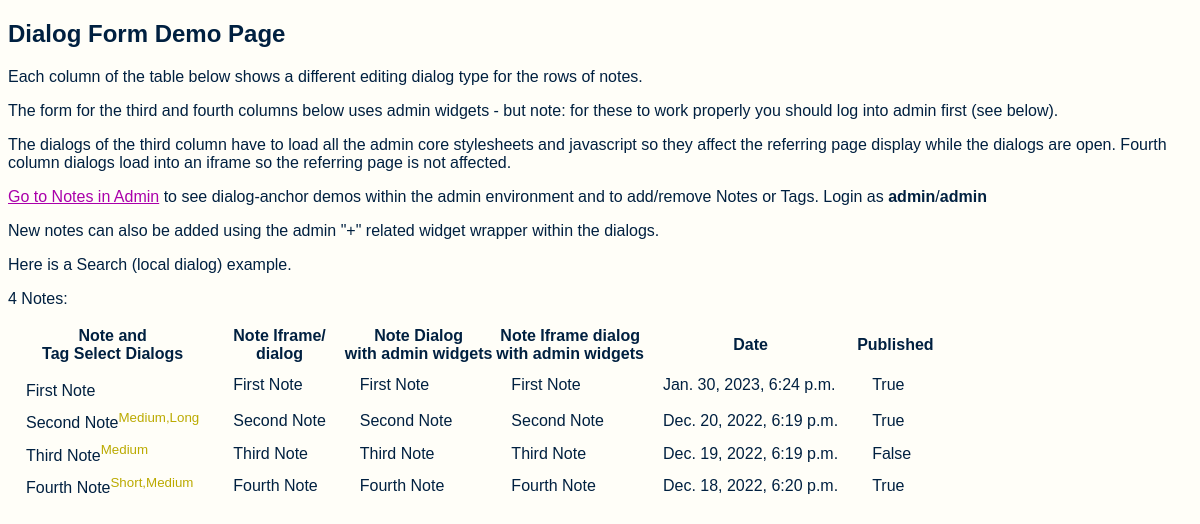
The page / on the database its author committed.
### dialogform/demo/models.py (models this page shows, shortened)
class Note(models.Model):
    content = models.CharField(max_length=200)
    date = models.DateTimeField('date written')
    published = models.BooleanField(default=False)
    parents = models.ManyToManyField('self', blank=True, symmetrical=False,
                                     related_name='children')

class Tag(models.Model):
    name = models.CharField(max_length=32, unique=True)
    notes = models.ManyToManyField('Note', blank=True, related_name='tags')

### dialogform/demo/views.py (the view)
# urls.py: path('',                            Notes.as_view(),            name = 'notes'),
class Notes(ListView):
    model = Note
    template_name = "dialogform/demo/note_list.html"
    def get_context_data(self, **kwargs):
        context = super().get_context_data(**kwargs)
        queryform = \
            queryform = SearchForm(self.request.GET) if 'search' in self.request.GET \
                else SearchForm({'search':''})
        context["queryform"] = queryform
        queryform.full_clean()
        qd = queryform.cleaned_data
        if qd["search"]:
            context['note_list'] = context['note_list'].filter(content__icontains=qd["search"])
        return context

### dialogform/forms.py (called while the page is built)
    def as_render_as(self):
        if self.render_as.lower() not in ('div','table','p','ul'):
            raise Exception(f"{self.__class__}: unrecognized form render_as attribute: {self.render_as}")
        return eval(f"self.as_{self.render_as.lower()}()")

### dialogform/templates/dialogform/demo/note_list.html (shortened to what this page needs)
{% load static %}
<!DOCTYPE html>
<html>
  <head>
    {% include "dialogform/anchor_media.html" %}
    <link rel="stylesheet" type="text/css" href="{% static 'dialogform/demo/css/style.css' %}">
  </head>
  <body>
    <h2>Dialog Form Demo Page</h2>
    <p>Each column of the table below shows a different editing dialog type for the rows of notes.</p>
    <p>The form for the third and fourth columns below uses admin widgets - but note: for these to work properly you should log into admin first (see below).</p>
    <p>The dialogs of the third column have to load all the admin core stylesheets and javascript so they affect the referring page display while the dialogs are open. Fourth column dialogs load into an iframe so the referring page is not affected.</p>
    <p><a href="{% url 'admin:demo_note_changelist' %}">Go to Notes in Admin</a>
      to see dialog-anchor demos within the admin environment and to add/remove Notes or Tags.
      Login as <b>admin</b>/<b>admin</b></p>
    <p>New notes can also be added using the admin "+" related widget wrapper within the dialogs.</p>
    <p>Here is a <span class="dialog-anchor" data-url="#local_note_dialog"><span>Search</span></span> (local dialog) example.</p>
    <p class="notes-links">{{ note_list.count }} Note{{ note_list.count|pluralize }}:</p>
    <table class="note-list" style="position:relative;">
      <tr>
        <th scope="col">Note and <br>Tag Select Dialogs</th>
        <th scope="col">Note Iframe/<br>dialog</th>
        <th scope="col">Note Dialog<br>with admin widgets</th>
        <th scope="col">Note Iframe dialog<br>with admin widgets</th>
        <th scope="col">Date</th><th scope="col">Published</th>
      </tr>
      {% for note in note_list %}
        <tr>
          <td></td>
          <td>
            <div class="dialog-anchor" data-url="{% url 'note-iframe' pk=note.pk %}"  title="Edit with dialog/iframe"
                 data-type="iframe">
              <span>{{ note.content }}</span></div>
          </td>
          <td>
            <div class="dialog-anchor" data-url="{% url 'note-change-admin' pk=note.pk %}"
                 title="Dialog Edit with admin widgets"
                 data-cleanup="admin_cleanup">
              <span>{{ note.content }}</span></div>
          </td>
          <td>
            <div class="dialog-anchor" data-url="{% url 'note-iframe-admin' pk=note.pk %}"
                 title="Iframe Edit with admin widgets"
                 data-type="iframe"
                 data-cleanup="admin_cleanup">
              <span>{{ note.content }}</span></div>
          </td>
          <td>
            {{ note.date }}
          </td>
          <td>
            {{ note.published }}
          </td>
        </tr>
      {% endfor %}
    </table>
  </body>
</html>

### dialogform/static/dialogform/css/dialogform.css (style rules this page uses)
@media (prefers-color-scheme: light) { :root { --_dialog-background: var(--dialog-background, var(--body-bg, #FEFDF4)); --_dialog-color: var(--dialog-color, var(--body-fg, #103050)); --_dialog-anchor-bg-hover: var(--dialog-anchor-background-hover, #FAF1DD); } }
:root { --_icon-size: var(--icon-size, 20px); --_border-radius: var(--dialog-border-radius, 8px); }
.dialog-anchor { display: inline-block; box-sizing: border-box; }
.dialog-anchor span { text-decoration: none; }

### dialogform/static/dialogform/demo/css/style.css (style rules this page uses)
@media (prefers-color-scheme: light) { :root { --_dialog-background: var(--dialog-background, var(--body-bg, #FFFEF8)); --_dialog-color: var(--dialog-color, var(--body-fg, #002040)); --_dialog-background-hover: var(--dialog-background-hover, #E8DCC8); } }
@media (prefers-color-scheme: light) { sup { font-size: smaller; color: #BA0; } }
@media (prefers-color-scheme: light) { a { color: #A0A; } }
html { font-family: Arial, Helvetica, sans-serif; background: var(--_dialog-background); color: var(--_dialog-color); }
div.noteandtags { font-size: 1rem; }
td { padding: 0.25em 1em; vertical-align: inherit; }

### rows shown on the page
Note: id+content "First Note", content "First Note", date "Jan. 30, 2023, 6:24 p.m.", published "True"
Note: id+content "Second Note Medium,Long", content "Second Note", date "Dec. 20, 2022, 6:19 p.m.", published "True"
Note: id+content "Third Note Medium", content "Third Note", date "Dec. 19, 2022, 6:19 p.m.", published "False"
Note: id+content "Fourth Note Short,Medium", content "Fourth Note", date "Dec. 18, 2022, 6:20 p.m.", published "True"

### other values the page prints
{{ note_list.count }} "4"
